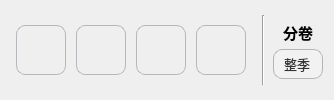
        <widget class="QWidget" name="Script">
         <property name="font">
          <font>
           <hintingpreference>PreferNoHinting</hintingpreference>
          </font>
         </property>
         <attribute name="title">
          <string>Script</string>
         </attribute>
         <layout class="QVBoxLayout" name="verticalLayout_4">
          <item>
           <layout class="QHBoxLayout" name="horizontalLayout_7">
            <property name="spacing">
             <number>0</number>
            </property>
            <item>
             <layout class="QHBoxLayout" name="horizontalLayout_5">
              <property name="spacing">
               <number>10</number>
              </property>
              <property name="leftMargin">
               <number>5</number>
              </property>
              <property name="rightMargin">
               <number>2</number>
              </property>
              <item>
               <widget class="QToolButton" name="Output2PDF">
                <property name="sizePolicy">
                 <sizepolicy hsizetype="Fixed" vsizetype="Expanding">
                  <horstretch>0</horstretch>
                  <verstretch>0</verstretch>
                 </sizepolicy>
                </property>
                <property name="minimumSize">
                 <size>
                  <width>50</width>
                  <height>50</height>
                 </size>
                </property>
                <property name="maximumSize">
                 <size>
                  <width>50</width>
                  <height>50</height>
                 </size>
                </property>
                <property name="font">
                 <font>
                  <pointsize>9</pointsize>
                  <hintingpreference>PreferDefaultHinting</hintingpreference>
                 </font>
                </property>
                <property name="toolTip">
                 <string>保存为PDF</string>
                </property>
                <property name="autoFillBackground">
                 <bool>false</bool>
                </property>
                <property name="styleSheet">
                 <string notr="true">QToolButton {
    /* 即使不设置背景和边框，也要在这里声明圆角 */
    border-radius: 9px;
    border: 1px solid #b4b7bc;     
    /* 基础内边距和字体 */
    padding: 4px;
    background-color: transparent; /* 或者设置你想要的默认背景色 */
}

/* 2. 你原本的悬浮状态 */
QToolButton:hover {
    background-color: #e5f1fb;
    border: 1px solid #9b6be3;
    border-radius: 9px;
}

/* 3. 你原本的按下状态 */
QToolButton:pressed {
    background-color: #cce4f7;
    border: 1px solid #9b6be3;
    border-radius: 9px;
}

/* 4. 你原本的选中状态 */
QToolButton:checked {
    background-color: #9b6be3;
    color: white;
    border: 1px solid #9b6be3;
    border-radius: 9px;
}</string>
                </property>
                <property name="text">
                 <string/>
                </property>
                <property name="icon">
                 <iconset>
                  <normaloff>icons/PDF.png</normaloff>icons/PDF.png</iconset>
                </property>
                <property name="iconSize">
                 <size>
                  <width>35</width>
                  <height>35</height>
                 </size>
                </property>
                <property name="checkable">
                 <bool>true</bool>
                </property>
                <property name="checked">
                 <bool>false</bool>
                </property>
               </widget>
              </item>
              <item>
               <widget class="QToolButton" name="Output2Word">
                <property name="sizePolicy">
                 <sizepolicy hsizetype="Fixed" vsizetype="Expanding">
                  <horstretch>0</horstretch>
                  <verstretch>0</verstretch>
                 </sizepolicy>
                </property>
                <property name="minimumSize">
                 <size>
                  <width>50</width>
                  <height>50</height>
                 </size>
                </property>
                <property name="maximumSize">
                 <size>
                  <width>50</width>
                  <height>50</height>
                 </size>
                </property>
                <property name="font">
                 <font>
                  <pointsize>9</pointsize>
                 </font>
                </property>
                <property name="toolTip">
                 <string>保存为word</string>
                </property>
                <property name="styleSheet">
                 <string notr="true">QToolButton {
    /* 即使不设置背景和边框，也要在这里声明圆角 */
    border-radius: 9px;
    border: 1px solid #b4b7bc;     
    /* 基础内边距和字体 */
    padding: 4px;
    background-color: transparent; /* 或者设置你想要的默认背景色 */
}

/* 2. 你原本的悬浮状态 */
QToolButton:hover {
    background-color: #e5f1fb;
    border: 1px solid #9b6be3;
    border-radius: 9px;
}

/* 3. 你原本的按下状态 */
QToolButton:pressed {
    background-color: #cce4f7;
    border: 1px solid #9b6be3;
    border-radius: 9px;
}

/* 4. 你原本的选中状态 */
QToolButton:checked {
    background-color: #9b6be3;
    color: white;
    border: 1px solid #9b6be3;
    border-radius: 9px;
}</string>
                </property>
                <property name="text">
                 <string/>
                </property>
                <property name="icon">
                 <iconset>
                  <normaloff>icons/Word.ico</normaloff>icons/Word.ico</iconset>
                </property>
                <property name="iconSize">
                 <size>
                  <width>35</width>
                  <height>35</height>
                 </size>
                </property>
                <property name="checkable">
                 <bool>true</bool>
                </property>
                <property name="checked">
                 <bool>false</bool>
                </property>
               </widget>
              </item>
              <item>
               <widget class="QToolButton" name="Output2Txt">
                <property name="sizePolicy">
                 <sizepolicy hsizetype="Fixed" vsizetype="Expanding">
                  <horstretch>0</horstretch>
                  <verstretch>0</verstretch>
                 </sizepolicy>
                </property>
                <property name="minimumSize">
                 <size>
                  <width>50</width>
                  <height>50</height>
                 </size>
                </property>
                <property name="maximumSize">
                 <size>
                  <width>50</width>
                  <height>50</height>
                 </size>
                </property>
                <property name="font">
                 <font>
                  <pointsize>9</pointsize>
                 </font>
                </property>
                <property name="toolTip">
                 <string>保存为txt</string>
                </property>
                <property name="styleSheet">
                 <string notr="true">QToolButton {
    /* 即使不设置背景和边框，也要在这里声明圆角 */
    border-radius: 9px;
    border: 1px solid #b4b7bc;     
    /* 基础内边距和字体 */
    padding: 4px;
    background-color: transparent; /* 或者设置你想要的默认背景色 */
}

/* 2. 你原本的悬浮状态 */
QToolButton:hover {
    background-color: #e5f1fb;
    border: 1px solid #9b6be3;
    border-radius: 9px;
}

/* 3. 你原本的按下状态 */
QToolButton:pressed {
    background-color: #cce4f7;
    border: 1px solid #9b6be3;
    border-radius: 9px;
}

/* 4. 你原本的选中状态 */
QToolButton:checked {
    background-color: #9b6be3;
    color: white;
    border: 1px solid #9b6be3;
    border-radius: 9px;
}</string>
                </property>
                <property name="text">
                 <string/>
                </property>
                <property name="icon">
                 <iconset>
                  <normaloff>icons/txt.png</normaloff>icons/txt.png</iconset>
                </property>
                <property name="iconSize">
                 <size>
                  <width>35</width>
                  <height>35</height>
                 </size>
                </property>
                <property name="checkable">
                 <bool>true</bool>
                </property>
                <property name="checked">
                 <bool>false</bool>
                </property>
               </widget>
              </item>
              <item>
               <widget class="QToolButton" name="Output2Md">
                <property name="sizePolicy">
                 <sizepolicy hsizetype="Fixed" vsizetype="Expanding">
                  <horstretch>0</horstretch>
                  <verstretch>0</verstretch>
                 </sizepolicy>
                </property>
                <property name="minimumSize">
                 <size>
                  <width>50</width>
                  <height>50</height>
                 </size>
                </property>
                <property name="maximumSize">
                 <size>
                  <width>50</width>
                  <height>50</height>
                 </size>
                </property>
                <property name="font">
                 <font>
                  <pointsize>9</pointsize>
                 </font>
                </property>
                <property name="toolTip">
                 <string>保存为Markdown</string>
                </property>
                <property name="styleSheet">
                 <string notr="true">QToolButton {
    /* 即使不设置背景和边框，也要在这里声明圆角 */
    border-radius: 9px;
    border: 1px solid #b4b7bc;     
    /* 基础内边距和字体 */
    padding: 4px;
    background-color: transparent; /* 或者设置你想要的默认背景色 */
}

/* 2. 你原本的悬浮状态 */
QToolButton:hover {
    background-color: #e5f1fb;
    border: 1px solid #9b6be3;
    border-radius: 9px;
}

/* 3. 你原本的按下状态 */
QToolButton:pressed {
    background-color: #cce4f7;
    border: 1px solid #9b6be3;
    border-radius: 9px;
}

/* 4. 你原本的选中状态 */
QToolButton:checked {
    background-color: #9b6be3;
    color: white;
    border: 1px solid #9b6be3;
    border-radius: 9px;
}</string>
                </property>
                <property name="text">
                 <string/>
                </property>
                <property name="icon">
                 <iconset>
                  <normaloff>Icons/Markdown.png</normaloff>Icons/Markdown.png</iconset>
                </property>
                <property name="iconSize">
                 <size>
                  <width>35</width>
                  <height>35</height>
                 </size>
                </property>
                <property name="checkable">
                 <bool>true</bool>
                </property>
                <property name="checked">
                 <bool>false</bool>
                </property>
               </widget>
              </item>
             </layout>
            </item>
            <item>
             <layout class="QHBoxLayout" name="horizontalLayout_6">
              <property name="spacing">
               <number>5</number>
              </property>
              <property name="leftMargin">
               <number>10</number>
              </property>
              <item>
               <widget class="QFrame" name="DividingLine">
                <property name="minimumSize">
                 <size>
                  <width>10</width>
                  <height>0</height>
                 </size>
                </property>
                <property name="maximumSize">
                 <size>
                  <width>10</width>
                  <height>70</height>
                 </size>
                </property>
                <property name="styleSheet">
                 <string notr="true">/* 针对所有竖直分割线进行美化 */
QFrame[frameShape=&quot;4&quot;] {
    /* 去除默认的 3D 阴影 */
    border: none;
    /* 核心：设置宽度为 1px */
    width: 1px;
    max-width: 1px;
    /* 设置颜色：建议使用半透明，使其看起来更细 */
    background-color: rgba(0, 0, 0, 50);
    /* 建议上下留白，不要顶满布局，会更有呼吸感 */
    margin-top: 5px;
    margin-bottom: 5px;
}</string>
                </property>
                <property name="frameShape">
                 <enum>QFrame::Shape::VLine</enum>
                </property>
                <property name="frameShadow">
                 <enum>QFrame::Shadow::Sunken</enum>
                </property>
               </widget>
              </item>
              <item>
               <layout class="QVBoxLayout" name="verticalLayout_6" stretch="1,1">
                <property name="spacing">
                 <number>0</number>
                </property>
                <property name="leftMargin">
                 <number>0</number>
                </property>
                <property name="topMargin">
                 <number>5</number>
                </property>
                <property name="bottomMargin">
                 <number>10</number>
                </property>
                <item alignment="Qt::AlignmentFlag::AlignHCenter|Qt::AlignmentFlag::AlignVCenter">
                 <widget class="QLabel" name="VolumeLabel">
                  <property name="enabled">
                   <bool>true</bool>
                  </property>
                  <property name="sizePolicy">
                   <sizepolicy hsizetype="Fixed" vsizetype="Expanding">
                    <horstretch>60</horstretch>
                    <verstretch>30</verstretch>
                   </sizepolicy>
                  </property>
                  <property name="minimumSize">
                   <size>
                    <width>0</width>
                    <height>0</height>
                   </size>
                  </property>
                  <property name="maximumSize">
                   <size>
                    <width>50</width>
                    <height>16777215</height>
                   </size>
                  </property>
                  <property name="font">
                   <font>
                    <pointsize>11</pointsize>
                    <bold>true</bold>
                    <hintingpreference>PreferNoHinting</hintingpreference>
                   </font>
                  </property>
                  <property name="layoutDirection">
                   <enum>Qt::LayoutDirection::LeftToRight</enum>
                  </property>
                  <property name="styleSheet">
                   <string notr="true">color: rgb(0, 0, 0);</string>
                  </property>
                  <property name="frameShape">
                   <enum>QFrame::Shape::NoFrame</enum>
                  </property>
                  <property name="text">
                   <string>分卷</string>
                  </property>
                  <property name="textFormat">
                   <enum>Qt::TextFormat::PlainText</enum>
                  </property>
                  <property name="alignment">
                   <set>Qt::AlignmentFlag::AlignCenter</set>
                  </property>
                  <property name="wordWrap">
                   <bool>false</bool>
                  </property>
                 </widget>
                </item>
                <item alignment="Qt::AlignmentFlag::AlignHCenter">
                 <widget class="QComboBox" name="VolumePatternSelect">
                  <property name="sizePolicy">
                   <sizepolicy hsizetype="Preferred" vsizetype="Fixed">
                    <horstretch>0</horstretch>
                    <verstretch>0</verstretch>
                   </sizepolicy>
                  </property>
                  <property name="minimumSize">
                   <size>
                    <width>50</width>
                    <height>0</height>
                   </size>
                  </property>
                  <property name="maximumSize">
                   <size>
                    <width>50</width>
                    <height>30</height>
                   </size>
                  </property>
                  <property name="font">
                   <font>
                    <pointsize>10</pointsize>
                    <bold>false</bold>
                    <hintingpreference>PreferDefaultHinting</hintingpreference>
                   </font>
                  </property>
                  <property name="cursor">
                   <cursorShape>PointingHandCursor</cursorShape>
                  </property>
                  <property name="contextMenuPolicy">
                   <enum>Qt::ContextMenuPolicy::DefaultContextMenu</enum>
                  </property>
                  <property name="layoutDirection">
                   <enum>Qt::LayoutDirection::LeftToRight</enum>
                  </property>
                  <property name="styleSheet">
                   <string notr="true">/* 1. 下拉框主体（保持你原来的） */
QComboBox {
    color: #333333;
    background-color: #F2F2F2;        
    border: 1px solid #B5B5B5;
    border-radius: 9px;
    padding: 1px 10px;
}

/* 悬浮与激活状态 */
QComboBox:hover {
    border: 2px solid #7953B1;       
}

/* 2. 下拉列表容器 */
QComboBox QAbstractItemView {
    border: 1px solid #7953B1;
    border-radius: 9px;
    background-color: #F2F2F2;
    outline: 0px;  /* 移除虚线框 */
}

/* 3. 每一个选项的样式 */
QComboBox QAbstractItemView::item {
    color: black;
    height: 30px; /* 增加高度，圆角才好看 */
    padding-left: 10px;
}

/* 4. 选中项的样式 */
QComboBox QAbstractItemView::item:selected {
    background-color: #7953B1;
    color: white;
    /* 如果想让选中的高亮块也有圆角，可以加下面这句 */
    border-radius: 5px; 
}

/*移除下拉箭头 */
QComboBox::drop-down {
    width: 0px;                         /* 将下拉区域宽度设为0 */
    border: none;                       /* 移除可能存在的分割线 */
}
QComboBox::down-arrow {
    image: none;                        /* 明确不显示任何图标 */
}</string>
                  </property>
                  <property name="editable">
                   <bool>false</bool>
                  </property>
                  <property name="insertPolicy">
                   <enum>QComboBox::InsertPolicy::InsertAtBottom</enum>
                  </property>
                  <property name="sizeAdjustPolicy">
                   <enum>QComboBox::SizeAdjustPolicy::AdjustToContentsOnFirstShow</enum>
                  </property>
                  <property name="frame">
                   <bool>true</bool>
                  </property>
                  <item>
                   <property name="text">
                    <string>整季</string>
                   </property>
                  </item>
                  <item>
                   <property name="text">
                    <string>智能</string>
                   </property>
                  </item>
                  <item>
                   <property name="text">
                    <string>单集</string>
                   </property>
                  </item>
                 </widget>
                </item>
               </layout>
              </item>
             </layout>
            </item>
           </layout>
          </item>
         </layout>
        </widget>
